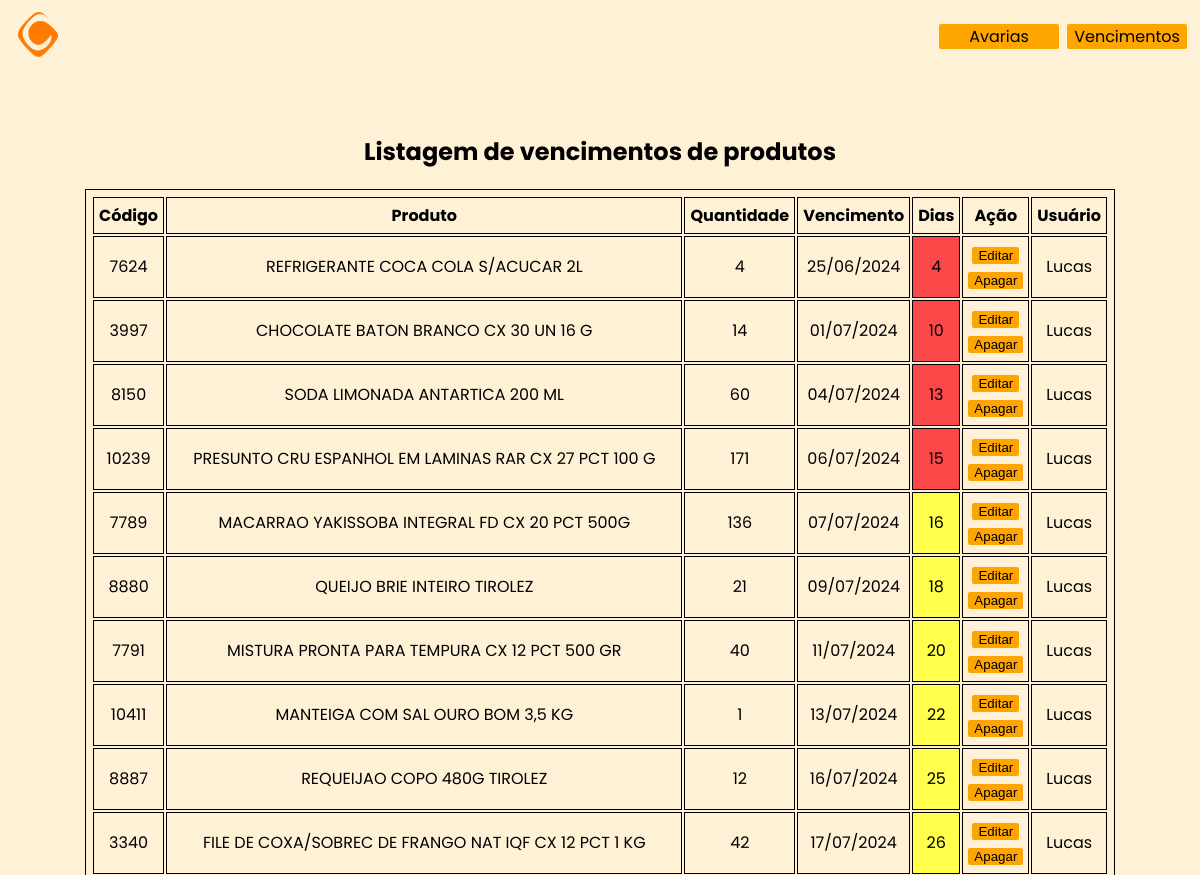
The page /vencimentos/ (upper part) on the database as committed earlier.
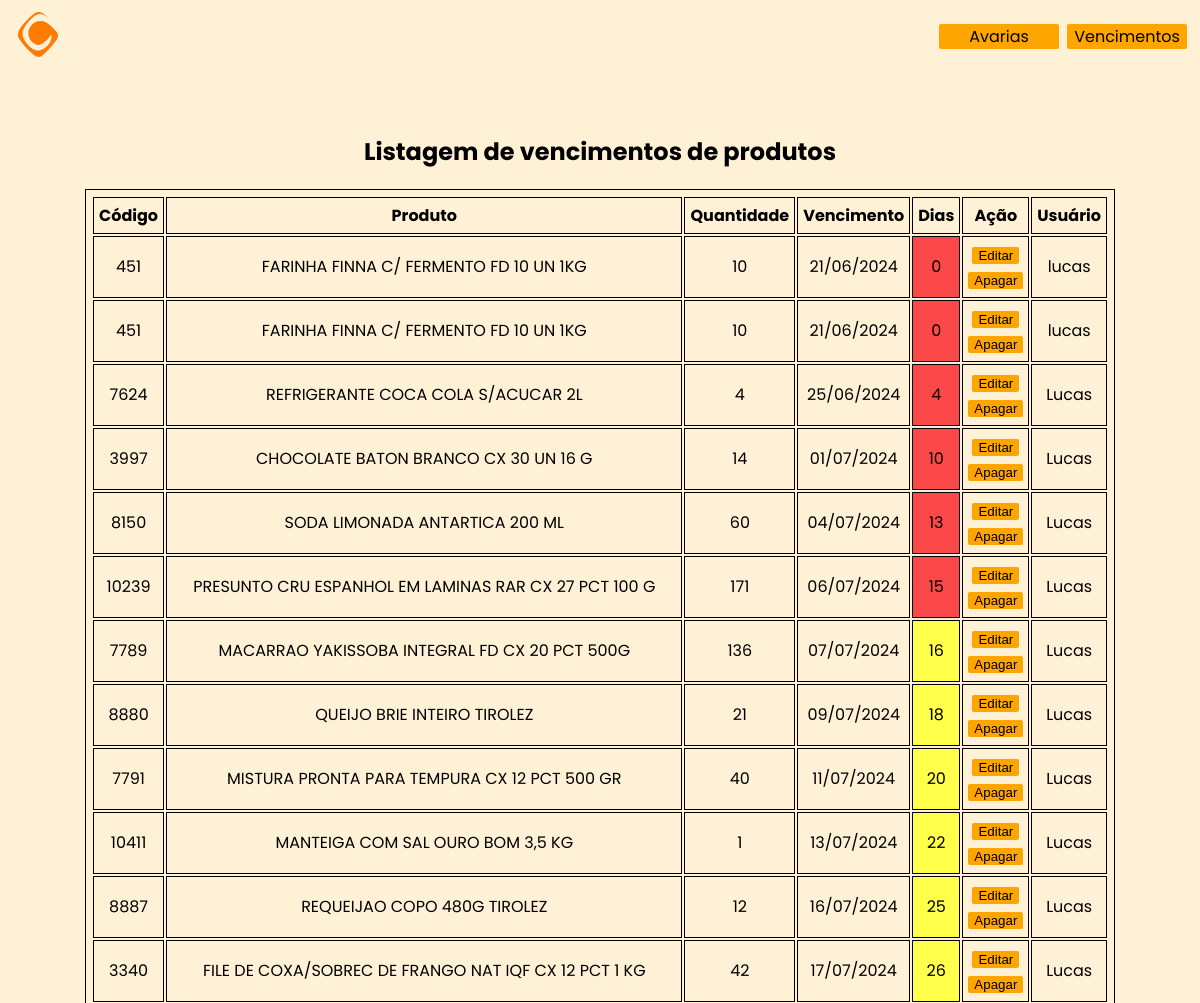
The same page on the database as committed later.
### app/main.py (models this page shows)
class Produto_Vencimento(db.Model):
    id = db.Column(db.Integer, primary_key=True)
    codigo_do_produto = db.Column(db.Integer, nullable=False)
    nome_do_produto = db.Column(db.String(300), nullable=False)
    quantidade = db.Column(db.DECIMAL(10, 2), nullable=False)
    data_de_vencimento = db.Column(db.Date)
    data_de_insercao = db.Column(db.Date)
    criador = db.Column(db.String(300), nullable=True)

### app/main.py (the view)
@app.route('/vencimentos/', methods=['GET'])
def index_vencimentos():
    vencimentos = Produto_Vencimento.query.order_by(Produto_Vencimento.data_de_vencimento.asc()).all()
    for vencimento in vencimentos:
        diferenca = vencimento.data_de_vencimento - datetime.now().date()
        vencimento.dias_restantes = diferenca.days
    return render_template('vencimentos/index.html', vencimentos=vencimentos, data_agora=data_agora())

### app/main.py (called while the page is built)
@app.template_filter('format_quantidade')
def format_quantidade(value):
    if isinstance(value, Decimal) and value == value.to_integral_value():
        return int(value)
    return value

def data_agora():
    agora = datetime.now().date()
    return agora

### app/templates/vencimentos/index.html
{% extends "./template.html" %}
{% block content %}
    <h2>Listagem de vencimentos de produtos</h2>
    <table>
  <tr>
      <th>Código</th>
      <th>Produto</th>
      <th>Quantidade</th>
      <th>Vencimento</th>
      <th>Dias</th>
      <th>Ação</th>
      <th>Usuário</th>
  </tr>
   {% for vencimento in vencimentos %}
  <tr>
    <td>{{ vencimento.codigo_do_produto }}</td>
    <td>{{ vencimento.nome_do_produto }}</td>
    <td>{{ vencimento.quantidade | format_quantidade }}
    </td>
    <td>{{ vencimento.data_de_vencimento.strftime('%d/%m/%Y') }}</td>
    <td class="{% if vencimento.dias_restantes <= 15 %}vermelho{% endif %}
                {% if vencimento.dias_restantes > 15 <=30 %}amarelo{% endif %}
                {% if vencimento.dias_restantes > 30 %}verde{% endif %}">{{ vencimento.dias_restantes }}</td>
    <td class="acoes"><form action="/vencimentos/editar/{{ vencimento.id }}" method="get">
    <input type="submit" value="Editar">
    </form>
    <form action="/vencimentos/deletar/{{ vencimento.id }}" method="post">
    <input type="submit" value="Apagar">
    </form></td>
    <td>{{ vencimento.criador }}</td>
  </tr>
        {% endfor %}
</table>
{% endblock %}

### app/templates/template.html (shortened to what this page needs)
<!DOCTYPE html>
<html lang="en">
<head>
    <link rel="stylesheet" href="{{ url_for('static', filename='style.css') }}">
</head>
<body>
<div class="menu">
    <div class="logo"><img src="../static/imagens/logo.png" width="40"></div>
    <div class="botoesmenu">
    <div class="botaoavarias">Avarias
    </div>
        <div class="botaovecimentos">Vencimentos
    </div>
    </div>
    </div>
<div class="conteudo">{% block content %}{% endblock %}</div>
</body>
</html>

### app/static/style.css (style rules this page uses)
html { background: rgba(255, 165, 0, 0.16); font-family: 'Poppins', sans-serif; }
.menu { display: flex; justify-content: space-between; align-items: center; border-radius: 2px; padding-left: 10px; font-size: 16px; }
.logo { padding-top: 4px; mix-blend-mode: multiply; }
.botoesmenu { display: inline-flex; }
.botaoavarias { cursor: pointer; border-radius: 2px; position: relative; width: 120px; background-color: orange; text-align: center; margin-left: 8px; }
.botaovecimentos { cursor: pointer; border-radius: 2px; position: relative; display: inline-block; width: 120px; background-color: orange; text-align: center; margin-left: 8px; margin-right: 5px; }
.conteudo { margin: auto; width: fit-content; text-align: center; align-content: center; padding: 50px; }
table, th, td { padding: 5px 5px; border: 1px solid; }
.acoes { justify-content: center; align-items: center; }
.acoes form { margin: 0; }
input[type="submit"] { width: fit-content; border-style: unset; border-radius: 2px; background-color: orange; }
.vermelho { background-color: rgb(251, 73, 73); }
.amarelo { background-color: #ffff4c; }
form { text-align: center; }
input { text-align: center; width: fit-content; }

Rows that differ between the two databases and show on the page:
added Produto_Vencimento: codigo_do_produto "451", nome_do_produto "FARINHA FINNA C/ FERMENTO FD 10 UN 1KG", quantidade "10", data_de_vencimento "21/06/2024", dias_restantes "0", criador "lucas"
added Produto_Vencimento: codigo_do_produto "451", nome_do_produto "FARINHA FINNA C/ FERMENTO FD 10 UN 1KG", quantidade "10", data_de_vencimento "21/06/2024", dias_restantes "0", criador "lucas"
